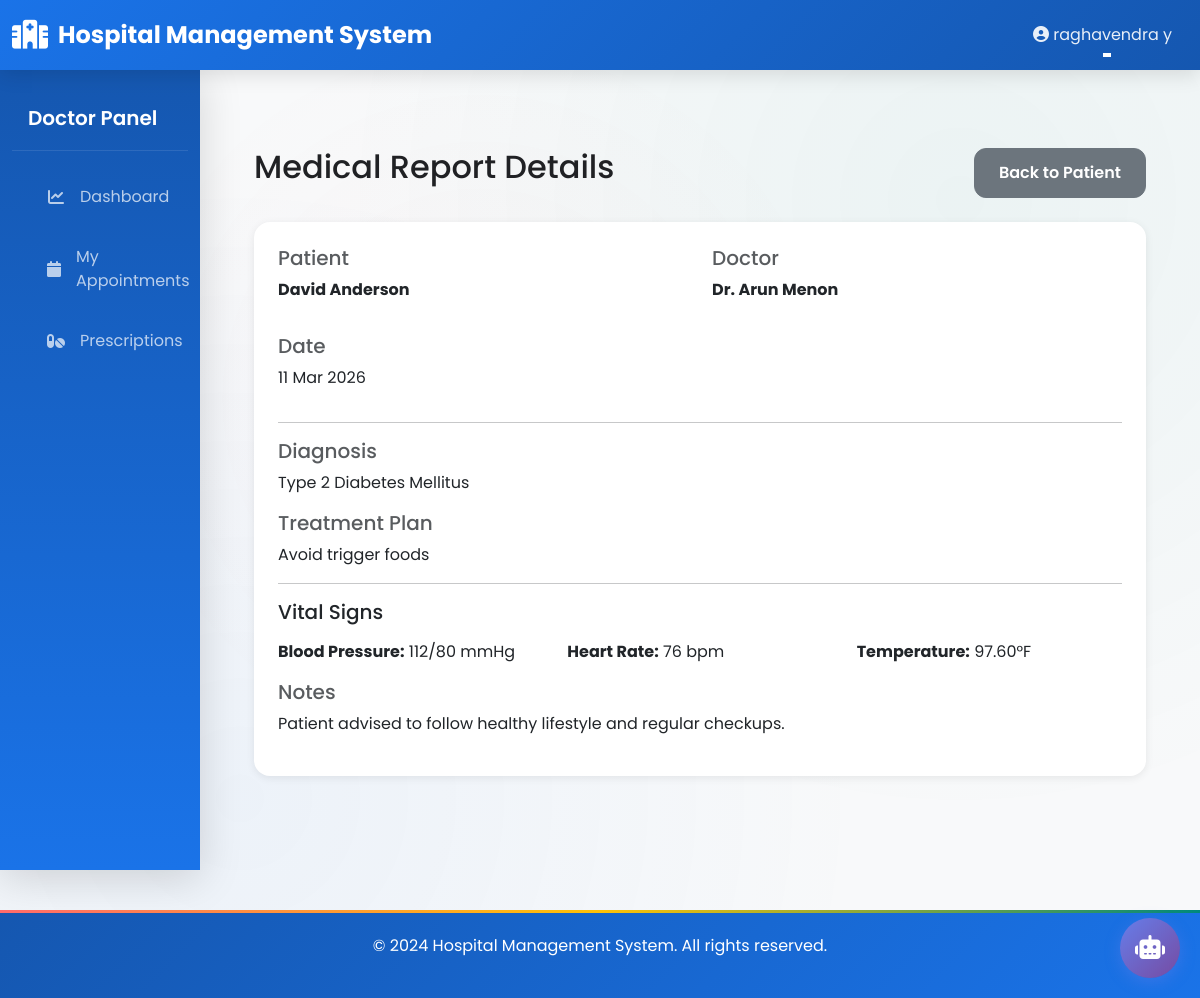
Page /reports/medical-report/9/ (signed in) on the committed database.
### accounts/models.py (models this page shows, shortened)
class CustomUser(AbstractUser):
    ROLE_CHOICES = (
        ('ADMIN', 'Administrator'),
        ('DOCTOR', 'Doctor'),
        ('NURSE', 'Nurse'),
        ('PHARMACIST', 'Pharmacist'),
        ('RECEPTIONIST', 'Receptionist'),
        ('PATIENT', 'Patient'),
    )
    role = models.CharField(max_length=20, choices=ROLE_CHOICES, default='PATIENT')
    phone = models.CharField(max_length=20, blank=True, null=True)
    address = models.TextField(blank=True, null=True)
    city = models.CharField(max_length=100, blank=True, null=True)
    state = models.CharField(max_length=100, blank=True, null=True)
    profile_picture = models.ImageField(upload_to='profile_pictures/', blank=True, null=True)
    created_at = models.DateTimeField(auto_now_add=True)
    updated_at = models.DateTimeField(auto_now=True)
    is_active_user = models.BooleanField(default=True)
    class Meta:
        ordering = ['-created_at']
        indexes = [
            models.Index(fields=['role']),
            models.Index(fields=['email']),
        ]

class MedicalReport(models.Model):
    patient = models.ForeignKey(Patient, on_delete=models.CASCADE, related_name='medical_reports')
    doctor = models.ForeignKey(Doctor, on_delete=models.CASCADE, related_name='medical_reports')
    diagnosis = models.TextField()
    treatment_plan = models.TextField()
    blood_pressure = models.CharField(max_length=10, blank=True, null=True)
    heart_rate = models.IntegerField(blank=True, null=True)
    temperature = models.DecimalField(max_digits=5, decimal_places=2, blank=True, null=True)
    lab_results = models.TextField(blank=True, null=True)
    notes = models.TextField(blank=True, null=True)
    report_file = models.FileField(upload_to='medical_reports/', blank=True, null=True)
    report_date = models.DateTimeField(auto_now_add=True)
    updated_at = models.DateTimeField(auto_now=True)
    class Meta:
        ordering = ['-report_date']
        indexes = [
            models.Index(fields=['-report_date']),
        ]

class Patient(models.Model):
    BLOOD_GROUP_CHOICES = (
        ('A+', 'A+'),
        ('A-', 'A-'),
        ('B+', 'B+'),
        ('B-', 'B-'),
        ('AB+', 'AB+'),
        ('AB-', 'AB-'),
        ('O+', 'O+'),
        ('O-', 'O-'),
    )
    GENDER_CHOICES = (
        ('M', 'Male'),
        ('F', 'Female'),
        ('O', 'Other'),
    )
    STATUS_CHOICES = (
        ('ADMITTED', 'Admitted'),
        ('DISCHARGED', 'Discharged'),
        ('OUTPATIENT', 'Outpatient'),
    )
    user = models.OneToOneField(CustomUser, on_delete=models.CASCADE, related_name='patient_profile')
    patient_id = models.CharField(max_length=50, unique=True)
    date_of_birth = models.DateField()
    gender = models.CharField(max_length=1, choices=GENDER_CHOICES)
    blood_group = models.CharField(max_length=5, choices=BLOOD_GROUP_CHOICES, blank=True, null=True)
    emergency_contact = models.CharField(max_length=20)
    emergency_contact_name = models.CharField(max_length=100)
    allergies = models.TextField(blank=True, null=True)
    medical_history = models.TextField(blank=True, null=True)
    assigned_doctor = models.ForeignKey(Doctor, on_delete=models.SET_NULL, null=True, blank=True,
                                        related_name='patients')
    assigned_nurse = models.ForeignKey(Nurse, on_delete=models.SET_NULL, null=True, blank=True,
                                       related_name='patients')
    admission_status = models.CharField(max_length=20, choices=STATUS_CHOICES, default='OUTPATIENT')
    admission_date = models.DateTimeField(null=True, blank=True)
    discharge_date = models.DateTimeField(null=True, blank=True)
    discharge_summary = models.TextField(blank=True, null=True)
    created_at = models.DateTimeField(auto_now_add=True)
    updated_at = models.DateTimeField(auto_now=True)
    class Meta:
        ordering = ['-created_at']
        indexes = [
            models.Index(fields=['patient_id']),
            models.Index(fields=['admission_status']),
        ]

class Doctor(models.Model):
    SPECIALIZATION_CHOICES = (
        ('CARDIOLOGY', 'Cardiology'),
        ('NEUROLOGY', 'Neurology'),
        ('ORTHOPEDICS', 'Orthopedics'),
        ('PEDIATRICS', 'Pediatrics'),
        ('GENERAL', 'General Medicine'),
        ('SURGERY', 'Surgery'),
        ('PSYCHIATRY', 'Psychiatry'),
        ('DERMATOLOGY', 'Dermatology'),
        ('PATHOLOGY', 'Pathology'),
        ('RADIOLOGY', 'Radiology'),
        ('OTHER', 'Other'),
    )
    user = models.OneToOneField(CustomUser, on_delete=models.CASCADE, related_name='doctor_profile')
    license_number = models.CharField(max_length=50, unique=True)
    specialization = models.CharField(max_length=50, choices=SPECIALIZATION_CHOICES)
    department = models.ForeignKey(Department, on_delete=models.SET_NULL, null=True, related_name='doctors')
    qualification = models.CharField(max_length=100)
    experience_years = models.IntegerField(validators=[MinValueValidator(0)])
    availability_start = models.TimeField(default='09:00')
    availability_end = models.TimeField(default='17:00')
    consultation_fee = models.DecimalField(max_digits=10, decimal_places=2, default=500)
    is_available = models.BooleanField(default=True)
    bio = models.TextField(blank=True, null=True)
    created_at = models.DateTimeField(auto_now_add=True)
    updated_at = models.DateTimeField(auto_now=True)
    class Meta:
        ordering = ['user__first_name']
        indexes = [
            models.Index(fields=['specialization']),
            models.Index(fields=['is_available']),
        ]

### reports/views.py (the view, shortened to what this page needs)
# urls.py: path('medical-report/<int:report_id>/', views.MedicalReportDetailView.as_view(), name='medical_report_detail'),
class MedicalReportDetailView(LoginRequiredMixin, DetailView):
    model = MedicalReport
    template_name = 'reports/medical_report_detail.html'
    context_object_name = 'report'
    pk_url_kwarg = 'report_id'
    def get(self, request, *args, **kwargs):
        if 'patient_id' in kwargs:
            patient_id = kwargs['patient_id']
            patient = get_object_or_404(Patient, patient_id=patient_id)
            report = self.get_object()
            if report.patient != patient:
                return redirect('home')
        return super().get(request, *args, **kwargs)

### templates/reports/medical_report_detail.html (shortened to what this page needs)
{% extends "base.html" %}
{% block content %}
<div class="container py-5">
    <div class="row mb-4">
        <div class="col-md-8">
            <h2>Medical Report Details</h2>
        </div>
        <div class="col-md-4 text-end">
            <a href="{% url 'patients:patient_detail' report.patient.patient_id %}" class="btn btn-secondary">
                Back to Patient
            </a>
        </div>
    </div>
    <div class="card">
        <div class="card-body">
            <div class="row mb-3">
                <div class="col-md-6">
                    <h5 class="text-muted">Patient</h5>
                    <p><strong>{{ report.patient.user.get_full_name }}</strong></p>
                </div>
                <div class="col-md-6">
                    <h5 class="text-muted">Doctor</h5>
                    <p><strong>Dr. {{ report.doctor.user.get_full_name }}</strong></p>
                </div>
            </div>
            <div class="row mb-3">
                <div class="col-md-6">
                    <h5 class="text-muted">Date</h5>
                    <p>{{ report.report_date|date:"d M Y" }}</p>
                </div>
            </div>
            <hr>
            <div class="mb-3">
                <h5 class="text-muted">Diagnosis</h5>
                <p>{{ report.diagnosis }}</p>
            </div>
            <div class="mb-3">
                <h5 class="text-muted">Treatment Plan</h5>
                <p>{{ report.treatment_plan }}</p>
            </div>
            {% if report.blood_pressure or report.heart_rate or report.temperature %}
            <hr>
            <h5 class="mb-3">Vital Signs</h5>
            <div class="row">
                {% if report.blood_pressure %}
                <div class="col-md-4">
                    <p><strong>Blood Pressure:</strong> {{ report.blood_pressure }} mmHg</p>
                </div>
                {% endif %}
                {% if report.heart_rate %}
                <div class="col-md-4">
                    <p><strong>Heart Rate:</strong> {{ report.heart_rate }} bpm</p>
                </div>
                {% endif %}
                {% if report.temperature %}
                <div class="col-md-4">
                    <p><strong>Temperature:</strong> {{ report.temperature }}°F</p>
                </div>
                {% endif %}
            </div>
            {% endif %}
            {% if report.notes %}
            <div class="mb-3">
                <h5 class="text-muted">Notes</h5>
                <p>{{ report.notes }}</p>
            </div>
            {% endif %}
        </div>
    </div>
</div>
{% endblock %}

### templates/base.html (shortened to what this page needs)
{% load static %}
<!DOCTYPE html>
<html lang="en">
<head>
    <link href="https://cdn.jsdelivr.net/npm/bootstrap@5.3.0/dist/css/bootstrap.min.css" rel="stylesheet">
    <link rel="stylesheet" href="https://cdnjs.cloudflare.com/ajax/libs/font-awesome/6.4.0/css/all.min.css">
    <link rel="stylesheet" href="{% static 'css/custom.css' %}">
</head>
<body>
    <nav class="navbar navbar-expand-lg navbar-dark sticky-top">
        <div class="container-fluid">
            <a class="navbar-brand" href="{% url 'home' %}">
                <i class="fas fa-hospital"></i> Hospital Management System
            </a>
            <div class="collapse navbar-collapse" id="navbarNav">
                <ul class="navbar-nav ms-auto">
                    {% if user.is_authenticated %}
                    <li class="nav-item dropdown">
                        <a class="nav-link dropdown-toggle" href="#" id="userDropdown" role="button" data-bs-toggle="dropdown">
                            <i class="fas fa-user-circle"></i> {{ user.get_full_name|default:user.email }}
                        </a>
                    </li>
                    {% else %}
                    <li class="nav-item">
                        <a class="nav-link" href="{% url 'accounts:role_choice' %}">Login</a>
                    </li>
                    {% endif %}
                </ul>
            </div>
        </div>
    </nav>
    <div class="container-fluid">
        <div class="row">
            {% if user.is_authenticated %}
            <nav class="col-md-2 d-md-block bg-light sidebar">
                <div class="position-sticky pt-3">
                    {% if user.role == 'ADMIN' %}
                        <h5 class="px-3 text-white mb-3">Admin Panel</h5>
                        <ul class="nav flex-column">
                            <li class="nav-item">
                                <a class="nav-link" href="{% url 'dashboard:admin_dashboard' %}">
                                    <i class="fas fa-chart-line"></i> Dashboard
                                </a>
                            </li>
                            <li class="nav-item">
                                <a class="nav-link" href="{% url 'patients:patient_list' %}">
                                    <i class="fas fa-users"></i> Manage Patients
                                </a>
                            </li>
                            <li class="nav-item">
                                <a class="nav-link" href="{% url 'doctors:doctor_list' %}">
                                    <i class="fas fa-user-md"></i> Manage Doctors
                                </a>
                            </li>
                            <li class="nav-item">
                                <a class="nav-link" href="{% url 'nurses:nurse_list' %}">
                                    <i class="fas fa-user-nurse"></i> Manage Nurses
                                </a>
                            </li>
                            <li class="nav-item">
                                <a class="nav-link" href="{% url 'reports:medical_report_list' %}">
                                    <i class="fas fa-file-medical"></i> Medical Reports
                                </a>
                            </li>
                            <li class="nav-item">
                                <a class="nav-link" href="{% url 'billing:billing_list' %}">
                                    <i class="fas fa-file-invoice-dollar"></i> Billing
                                </a>
                            </li>
                            <li class="nav-item">
                                <a class="nav-link" href="{% url 'billing:financial_reports' %}">
                                    <i class="fas fa-chart-line"></i> Financial Reports
                                </a>
                            </li>
                            <li class="nav-item">
                                <a class="nav-link" href="{% url 'billing:insurance_claim_list' %}">
                                    <i class="fas fa-file-contract"></i> Insurance Claims
                                </a>
                            </li>
                            <li class="nav-item">
                                <a class="nav-link" href="{% url 'billing:installment_plan_list' %}">
                                    <i class="fas fa-calendar-check"></i> Installments
                                </a>
                            </li>
                        </ul>
                    {% elif user.role == 'DOCTOR' %}
                        <h5 class="px-3 text-white mb-3">Doctor Panel</h5>
                        <ul class="nav flex-column">
                            <li class="nav-item">
                                <a class="nav-link" href="{% url 'dashboard:doctor_dashboard' %}">
                                    <i class="fas fa-chart-line"></i> Dashboard
                                </a>
                            </li>
                            <li class="nav-item">
                                <a class="nav-link" href="{% url 'doctors:view_appointments' %}">
                                    <i class="fas fa-calendar"></i> My Appointments
                                </a>
                            </li>
                            <li class="nav-item">
                                <a class="nav-link" href="{% url 'reports:prescription_list' %}">
                                    <i class="fas fa-pills"></i> Prescriptions
                                </a>
                            </li>
                        </ul>
                    {% endif %}
                </div>
            </nav>
            {% endif %}
            <main class="col-md-{% if user.is_authenticated %}10{% else %}12{% endif %}">
                <div class="main-content">
                    {% block content %}{% endblock %}
                </div>
            </main>
        </div>
    </div>
    <footer class="footer">
        <p>&copy; 2024 Hospital Management System. All rights reserved.</p>
    </footer>
    {% if user.is_authenticated %}
    <div id="chat-widget">
        <button id="chat-toggle-btn" class="chat-toggle-btn" onclick="toggleChat()">
            <i class="fas fa-robot"></i>
        </button>
    </div>
    {% endif %}
</body>
</html>

### rows in the picture
CustomUser: get_full_name "raghavendra y"
MedicalReport: patient.user.get_full_name "David Anderson", doctor.user.get_full_name "Arun Menon", report_date "11 Mar 2026", diagnosis "Type 2 Diabetes Mellitus", treatment_plan "Avoid trigger foods", blood_pressure "112/80", heart_rate "76", temperature "97.60", notes "Patient advised to follow healthy lifestyle and regular checkups."
